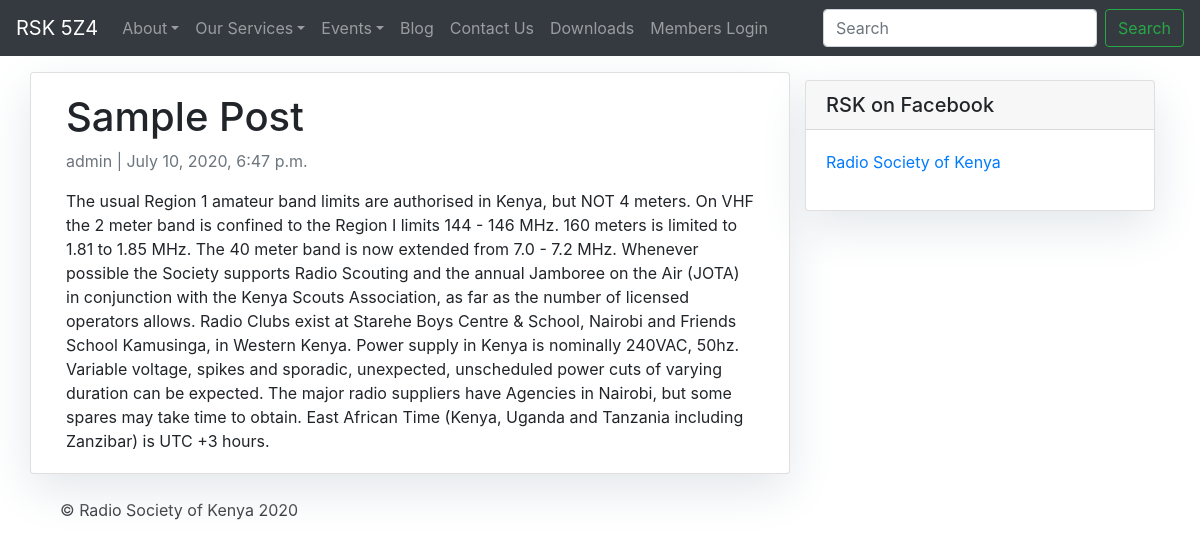
Screenshot of /blog/sample-post/ with the database file from the repository.
### blog/models.py (models this page shows, shortened)
class Post(models.Model):
    title = models.CharField(max_length=200, unique=True)
    image = models.FileField(upload_to='images/', blank=True)
    slug = models.SlugField(max_length=200, unique=True)
    author = models.ForeignKey(User, on_delete= models.CASCADE,related_name='blog_posts')
    updated_on = models.DateTimeField(auto_now= True)
    content = models.TextField()
    created_on = models.DateTimeField(auto_now_add=True)
    status = models.IntegerField(choices=STATUS, default=0)
    class Meta:
        ordering = ['-created_on']

### blog/views.py (the view)
# urls.py: path('<slug:slug>/', views.PostDetail.as_view(), name='post_detail'),
class PostDetail(generic.DetailView):
    model = Post
    template_name = 'post_detail.html'

### templates/post_detail.html
{% extends 'base.html' %} {% block content %}
<div class="container">
  <div class="row">
    <div class="col-md-8 card mb-4  mt-3 left  top">
      <div class="card-body">
        <h1>{% block title %} {{ object.title }} {% endblock title %}</h1>
        <p class=" text-muted">{{ post.author }} | {{ post.created_on }}</p>
        <p class="card-text ">{{ object.content | safe }}</p>
      </div>
    </div>
    {% block sidebar %} {% include 'sidebar.html' %} {% endblock sidebar %}
  </div>
</div>
{% endblock content %}

### templates/jumbotron.css (style rules this page uses)
body { padding-top: 3.5rem; }

### templates/sidebar.html (style rules this page uses)
.card { box-shadow: 0 16px 48px #E3E7EB; }

### rows the page displays
Post: title "Sample Post", author "admin", created_on "July 10, 2020, 6:47 p.m.", content "The usual Region 1 amateur band limits are authorised in Kenya, but NOT 4 meters. On VHF the 2 meter band is confined to the Region I limits 144 - 146 MHz. 160 meters is limited to 1.81 to 1.85 MHz. The 40 meter band is now extended from 7.0 - 7.2 MHz. Whenever possible the Society supports Radio Scouting and the annual Jamboree on the Air (JOTA) in conjunction with the Kenya Scouts Association, as far as the number of licensed operators allows. Radio Clubs exist at Starehe Boys Centre & School, Nairobi and Friends School Kamusinga, in Western Kenya. Power supply in Kenya is nominally 240VAC, 50hz. Variable voltage, spikes and sporadic, unexpected, unscheduled power cuts of varying duration…"
